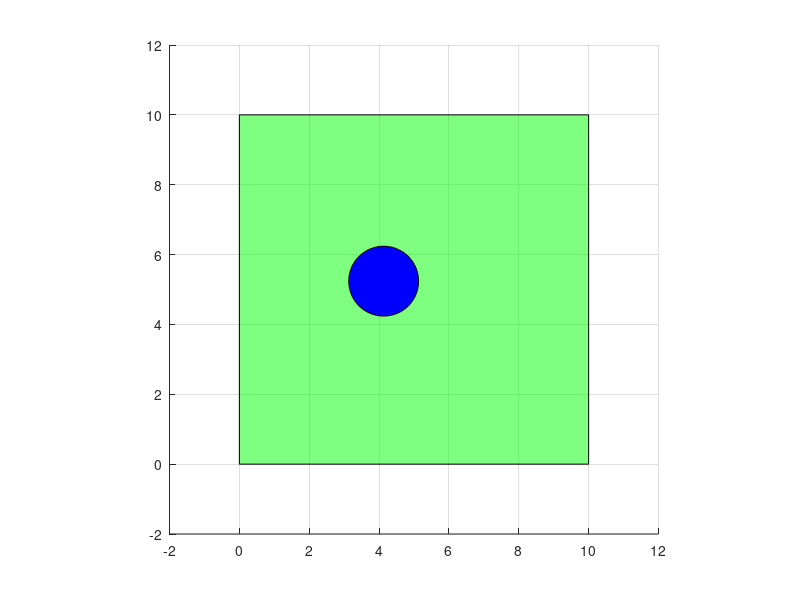
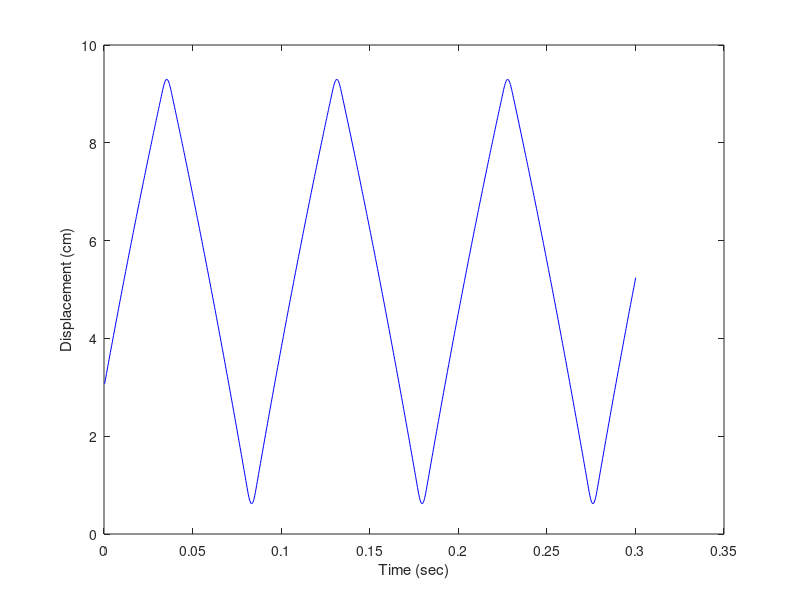

Write the MATLAB code that produced these figures, in order.
% --------------------------
% Developer: Seung Jae Lee
% Date: 2/8/2021
% Abstract: This is the very first code to simulate dropping a ball
% Unit: cm, g, N
% --------------------------

clc
clear 
close all

% -------------------------------
% Global variables
% -------------------------------
grav_acc        = -981; % 981 cm/s^2

% user-input
sim_duration    = 0.3;  % unit: second 
stiffness       = 1.3e5;% unit: N/m
density         = 0.1;  % 0.1 g/cc 
% -------------------------------
% Define balls
% -------------------------------
b = struct();

% first ball
b(1).r  = 1;
b(1).m  = 4/3*pi*(b(1).r)^3*density;
b(1).cx = 5;    % center x
b(1).cz = 3;    % center z
b(1).vx = 150;    % velocity x
b(1).vz = 200;    % velocity z
b(1).fx = 0;    % force x
b(1).fz = 0;    % force z

% compute the simulation step
min_r   =       min(b(:).r);    % minimum ball size (radius)
mass_min=       4/3*pi*min_r*min_r*min_r*density;
dt      =       0.2*sqrt(mass_min/stiffness); % unit: second
sim_steps       = round(sim_duration/dt);
% for theoretical solution
time = dt*[1:sim_steps];
theoretical_vz = b(1).vz + grav_acc*time;
theoretical_cz = b(1).cz + b(1).vz*time + 0.5*grav_acc*time.^2;

% -------------------------------
% Initial plot
% -------------------------------
% draw boundary
bndX = [0,0,10,10];
bndZ = [0,10,10,0];
patch(bndX,bndZ,'g','FaceAlpha',0.5);
axis ([-2 12 -2 12])
axis equal 
grid on
hold on

% draw balls (circles)
Xcircle = cos([0:0.1:2*pi]);
Zcircle = sin([0:0.1:2*pi]);
GM(1) = patch(b(1).cx+Xcircle*b(1).r,b(1).cz+Zcircle*b(1).r,'b');
axis equal 

% -------------------------------
% Time integration (simulation)
% -------------------------------

array_cz = zeros(1,sim_steps);

for i = 1:sim_steps
    %--------------------------------------------
    % particle force update
    %--------------------------------------------    
    % global force update
    b(1).fz = b(1).m * grav_acc;
    b(1).fx = 0;

    % CONTACT FORCE update  
    % Check boundaries 
    % Assumption: the boundary is rectangle. If not rectangle, a more
    %             sophisticated method needs to be implemented.    
    % bottom boundary
    if (b(1).cz - b(1).r) < min(bndZ)
        cnt_force = stiffness * (min(bndZ) - (b(1).cz - b(1).r));
        b(1).fz = b(1).fz + cnt_force;
    end
    
    % top boundary
    if (b(1).cz + b(1).r) > max(bndZ)
        cnt_force = stiffness * (max(bndZ) - (b(1).cz + b(1).r));
        b(1).fz = b(1).fz + cnt_force;
    end    
    
    % left boundary
    if (b(1).cx - b(1).r) < min(bndX)
        cnt_force = stiffness * (min(bndX) - (b(1).cx - b(1).r));
        b(1).fx = b(1).fx + cnt_force;
    end

    % right boundary
    if (b(1).cx + b(1).r) > max(bndX)
        cnt_force = stiffness * (max(bndX) - (b(1).cx + b(1).r));
        b(1).fx = b(1).fx + cnt_force;
    end    
    
    %--------------------------------------------
    % particle motion update
    %--------------------------------------------
    % ball motion update
    b(1).vx     = b(1).vx + b(1).fx/b(1).m*dt;    
    b(1).vz     = b(1).vz + b(1).fz/b(1).m*dt;    
    b(1).cx     = b(1).cx + b(1).vx*dt;
    b(1).cz     = b(1).cz + b(1).vz*dt;
    array_cz(i) = b(1).cz;
    
    %--------------------------------------------
    % update display 
    %--------------------------------------------
    set(GM(1),'XData',b(1).cx+Xcircle*b(1).r,'YData',b(1).cz+Zcircle*b(1).r)
    drawnow
end

%--------------------------------------------
% Plot displacement history
%--------------------------------------------

% displacement
figure
grid on 
plot(time,array_cz,'b-')
xlabel('Time (sec)')
ylabel('Displacement (cm)')






















